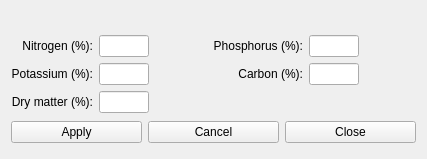
<?xml version="1.0" encoding="UTF-8"?>
<ui version="4.0">
 <class>mnrmannkpc</class>
 <widget class="impgenmaint" name="mnrmannkpc">
  <property name="geometry">
   <rect>
    <x>0</x>
    <y>0</y>
    <width>427</width>
    <height>159</height>
   </rect>
  </property>
  <property name="windowTitle">
   <string>Form</string>
  </property>
  <layout class="QVBoxLayout" name="verticalLayout">
   <item>
    <widget class="QLabel" name="header1">
     <property name="enabled">
      <bool>true</bool>
     </property>
     <property name="sizePolicy">
      <sizepolicy hsizetype="Preferred" vsizetype="Fixed">
       <horstretch>0</horstretch>
       <verstretch>0</verstretch>
      </sizepolicy>
     </property>
     <property name="palette">
      <palette>
       <active>
        <colorrole role="WindowText">
         <brush brushstyle="SolidPattern">
          <color alpha="255">
           <red>0</red>
           <green>0</green>
           <blue>0</blue>
          </color>
         </brush>
        </colorrole>
       </active>
       <inactive>
        <colorrole role="WindowText">
         <brush brushstyle="SolidPattern">
          <color alpha="255">
           <red>0</red>
           <green>0</green>
           <blue>0</blue>
          </color>
         </brush>
        </colorrole>
       </inactive>
       <disabled>
        <colorrole role="WindowText">
         <brush brushstyle="SolidPattern">
          <color alpha="255">
           <red>0</red>
           <green>0</green>
           <blue>0</blue>
          </color>
         </brush>
        </colorrole>
       </disabled>
      </palette>
     </property>
     <property name="toolTip">
      <string/>
     </property>
     <property name="text">
      <string/>
     </property>
    </widget>
   </item>
   <item>
    <layout class="QGridLayout" name="gridLayout">
     <item row="0" column="0">
      <widget class="QLabel" name="Label1">
       <property name="enabled">
        <bool>true</bool>
       </property>
       <property name="toolTip">
        <string/>
       </property>
       <property name="text">
        <string>Nitrogen (%):</string>
       </property>
       <property name="alignment">
        <set>Qt::AlignRight|Qt::AlignTrailing|Qt::AlignVCenter</set>
       </property>
      </widget>
     </item>
     <item row="0" column="1">
      <widget class="IMPEdit" name="iMPEdit">
       <property name="maximumSize">
        <size>
         <width>50</width>
         <height>16777215</height>
        </size>
       </property>
       <property name="FieldType">
        <enum>IMPEdit::Numeric</enum>
       </property>
       <property name="FieldName">
        <string>NITROGEN</string>
       </property>
      </widget>
     </item>
     <item row="0" column="3">
      <widget class="QLabel" name="Label3">
       <property name="enabled">
        <bool>true</bool>
       </property>
       <property name="toolTip">
        <string/>
       </property>
       <property name="text">
        <string>Phosphorus (%):</string>
       </property>
       <property name="alignment">
        <set>Qt::AlignRight|Qt::AlignTrailing|Qt::AlignVCenter</set>
       </property>
      </widget>
     </item>
     <item row="0" column="4">
      <widget class="IMPEdit" name="iMPEdit_2">
       <property name="maximumSize">
        <size>
         <width>50</width>
         <height>16777215</height>
        </size>
       </property>
       <property name="FieldType">
        <enum>IMPEdit::Numeric</enum>
       </property>
       <property name="FieldName">
        <string>PHOSPHORUS</string>
       </property>
      </widget>
     </item>
     <item row="1" column="0">
      <widget class="QLabel" name="Label4">
       <property name="enabled">
        <bool>true</bool>
       </property>
       <property name="toolTip">
        <string/>
       </property>
       <property name="text">
        <string>Potassium (%):</string>
       </property>
       <property name="alignment">
        <set>Qt::AlignRight|Qt::AlignTrailing|Qt::AlignVCenter</set>
       </property>
      </widget>
     </item>
     <item row="1" column="1">
      <widget class="IMPEdit" name="iMPEdit_3">
       <property name="maximumSize">
        <size>
         <width>50</width>
         <height>16777215</height>
        </size>
       </property>
       <property name="FieldType">
        <enum>IMPEdit::Numeric</enum>
       </property>
       <property name="FieldName">
        <string>POTASSIUM</string>
       </property>
      </widget>
     </item>
     <item row="1" column="3">
      <widget class="QLabel" name="Label5">
       <property name="enabled">
        <bool>true</bool>
       </property>
       <property name="toolTip">
        <string/>
       </property>
       <property name="text">
        <string>Carbon (%):</string>
       </property>
       <property name="alignment">
        <set>Qt::AlignRight|Qt::AlignTrailing|Qt::AlignVCenter</set>
       </property>
      </widget>
     </item>
     <item row="1" column="4">
      <widget class="IMPEdit" name="iMPEdit_4">
       <property name="maximumSize">
        <size>
         <width>50</width>
         <height>16777215</height>
        </size>
       </property>
       <property name="FieldType">
        <enum>IMPEdit::Numeric</enum>
       </property>
       <property name="FieldName">
        <string>CARBON</string>
       </property>
      </widget>
     </item>
     <item row="2" column="0">
      <widget class="QLabel" name="Label6">
       <property name="enabled">
        <bool>true</bool>
       </property>
       <property name="toolTip">
        <string/>
       </property>
       <property name="text">
        <string>Dry matter (%):</string>
       </property>
       <property name="alignment">
        <set>Qt::AlignRight|Qt::AlignTrailing|Qt::AlignVCenter</set>
       </property>
      </widget>
     </item>
     <item row="2" column="1">
      <widget class="IMPEdit" name="iMPEdit_5">
       <property name="maximumSize">
        <size>
         <width>50</width>
         <height>16777215</height>
        </size>
       </property>
       <property name="FieldType">
        <enum>IMPEdit::Numeric</enum>
       </property>
       <property name="FieldName">
        <string>DRYMATTER</string>
       </property>
      </widget>
     </item>
     <item row="0" column="2">
      <spacer name="horizontalSpacer_2">
       <property name="orientation">
        <enum>Qt::Horizontal</enum>
       </property>
       <property name="sizeHint" stdset="0">
        <size>
         <width>40</width>
         <height>20</height>
        </size>
       </property>
      </spacer>
     </item>
     <item row="1" column="5">
      <spacer name="horizontalSpacer_3">
       <property name="orientation">
        <enum>Qt::Horizontal</enum>
       </property>
       <property name="sizeHint" stdset="0">
        <size>
         <width>40</width>
         <height>20</height>
        </size>
       </property>
      </spacer>
     </item>
    </layout>
   </item>
   <item>
    <layout class="QHBoxLayout" name="horizontalLayout_2">
     <item>
      <widget class="QPushButton" name="BitBtn16">
       <property name="enabled">
        <bool>true</bool>
       </property>
       <property name="toolTip">
        <string>Save the current record</string>
       </property>
       <property name="text">
        <string>Apply</string>
       </property>
       <property name="icon">
        <iconset resource="../images.qrc">
         <normaloff>:/images/apply.png</normaloff>:/images/apply.png</iconset>
       </property>
       <property name="flat">
        <bool>false</bool>
       </property>
      </widget>
     </item>
     <item>
      <widget class="QPushButton" name="BitBtn19">
       <property name="enabled">
        <bool>true</bool>
       </property>
       <property name="toolTip">
        <string/>
       </property>
       <property name="text">
        <string>Cancel</string>
       </property>
       <property name="icon">
        <iconset resource="../images.qrc">
         <normaloff>:/images/cancel.png</normaloff>:/images/cancel.png</iconset>
       </property>
       <property name="flat">
        <bool>false</bool>
       </property>
      </widget>
     </item>
     <item>
      <widget class="QPushButton" name="BitBtn23">
       <property name="enabled">
        <bool>true</bool>
       </property>
       <property name="toolTip">
        <string/>
       </property>
       <property name="text">
        <string>Close</string>
       </property>
       <property name="icon">
        <iconset resource="../images.qrc">
         <normaloff>:/images/closeform.png</normaloff>:/images/closeform.png</iconset>
       </property>
       <property name="flat">
        <bool>false</bool>
       </property>
      </widget>
     </item>
    </layout>
   </item>
  </layout>
 </widget>
 <customwidgets>
  <customwidget>
   <class>IMPEdit</class>
   <extends>QLineEdit</extends>
   <header>impedit.h</header>
  </customwidget>
  <customwidget>
   <class>impgenmaint</class>
   <extends>QWidget</extends>
   <header>impgenmaint.h</header>
   <container>1</container>
  </customwidget>
 </customwidgets>
 <resources>
  <include location="../images.qrc"/>
 </resources>
 <connections/>
</ui>
